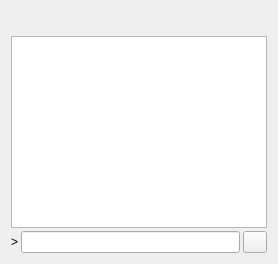
     <widget class="QWidget" name="tab_console">
      <attribute name="title">
       <string>&amp;Console</string>
      </attribute>
      <layout class="QVBoxLayout" name="verticalLayout_3">
       <property name="spacing">
        <number>3</number>
       </property>
       <item>
        <layout class="QHBoxLayout" name="horizontalLayout">
         <property name="spacing">
          <number>4</number>
         </property>
         <item>
          <spacer name="horizontalSpacer">
           <property name="orientation">
            <enum>Qt::Horizontal</enum>
           </property>
           <property name="sizeHint" stdset="0">
            <size>
             <width>40</width>
             <height>20</height>
            </size>
           </property>
          </spacer>
         </item>
         <item>
          <widget class="QPushButton" name="fontSmallerButton">
           <property name="maximumSize">
            <size>
             <width>24</width>
             <height>24</height>
            </size>
           </property>
           <property name="toolTip">
            <string>Decrease font size</string>
           </property>
           <property name="text">
            <string/>
           </property>
           <property name="icon">
            <iconset resource="../zenzo.qrc">
             <normaloff>:/icons/fontsmaller</normaloff>:/icons/fontsmaller</iconset>
           </property>
           <property name="iconSize">
            <size>
             <width>24</width>
             <height>16</height>
            </size>
           </property>
           <property name="autoDefault">
            <bool>false</bool>
           </property>
           <property name="flat">
            <bool>true</bool>
           </property>
          </widget>
         </item>
         <item>
          <widget class="QPushButton" name="fontBiggerButton">
           <property name="maximumSize">
            <size>
             <width>24</width>
             <height>24</height>
            </size>
           </property>
           <property name="toolTip">
            <string>Increase font size</string>
           </property>
           <property name="text">
            <string/>
           </property>
           <property name="icon">
            <iconset resource="../zenzo.qrc">
             <normaloff>:/icons/fontbigger</normaloff>:/icons/fontbigger</iconset>
           </property>
           <property name="iconSize">
            <size>
             <width>24</width>
             <height>16</height>
            </size>
           </property>
           <property name="autoDefault">
            <bool>false</bool>
           </property>
           <property name="flat">
            <bool>true</bool>
           </property>
          </widget>
         </item>
         <item>
          <widget class="QPushButton" name="clearButton">
           <property name="maximumSize">
            <size>
             <width>24</width>
             <height>24</height>
            </size>
           </property>
           <property name="toolTip">
            <string>Clear console</string>
           </property>
           <property name="layoutDirection">
            <enum>Qt::LeftToRight</enum>
           </property>
           <property name="text">
            <string/>
           </property>
           <property name="icon">
            <iconset resource="../zenzo.qrc">
             <normaloff>:/icons/remove</normaloff>:/icons/remove</iconset>
           </property>
           <property name="shortcut">
            <string notr="true">Ctrl+L</string>
           </property>
           <property name="autoDefault">
            <bool>false</bool>
           </property>
           <property name="flat">
            <bool>true</bool>
           </property>
          </widget>
         </item>
        </layout>
       </item>
       <item>
        <widget class="QTextEdit" name="messagesWidget">
         <property name="minimumSize">
          <size>
           <width>0</width>
           <height>100</height>
          </size>
         </property>
         <property name="readOnly">
          <bool>true</bool>
         </property>
         <property name="tabKeyNavigation" stdset="0">
          <bool>false</bool>
         </property>
         <property name="columnCount" stdset="0">
          <number>2</number>
         </property>
        </widget>
       </item>
       <item>
        <layout class="QHBoxLayout" name="horizontalLayout">
         <property name="spacing">
          <number>3</number>
         </property>
         <item>
          <widget class="QLabel" name="label">
           <property name="text">
            <string notr="true">&gt;</string>
           </property>
          </widget>
         </item>
         <item>
          <widget class="QLineEdit" name="lineEdit"/>
         </item>
         <item>
          <widget class="QPushButton" name="clearButton">
           <property name="maximumSize">
            <size>
             <width>24</width>
             <height>24</height>
            </size>
           </property>
           <property name="toolTip">
            <string>Clear console</string>
           </property>
           <property name="text">
            <string/>
           </property>
           <property name="icon">
            <iconset resource="../altbet.qrc">
             <normaloff>:/icons/remove</normaloff>:/icons/remove</iconset>
           </property>
           <property name="shortcut">
            <string notr="true">Ctrl+L</string>
           </property>
           <property name="autoDefault">
            <bool>false</bool>
           </property>
          </widget>
         </item>
        </layout>
       </item>
      </layout>
     </widget>
